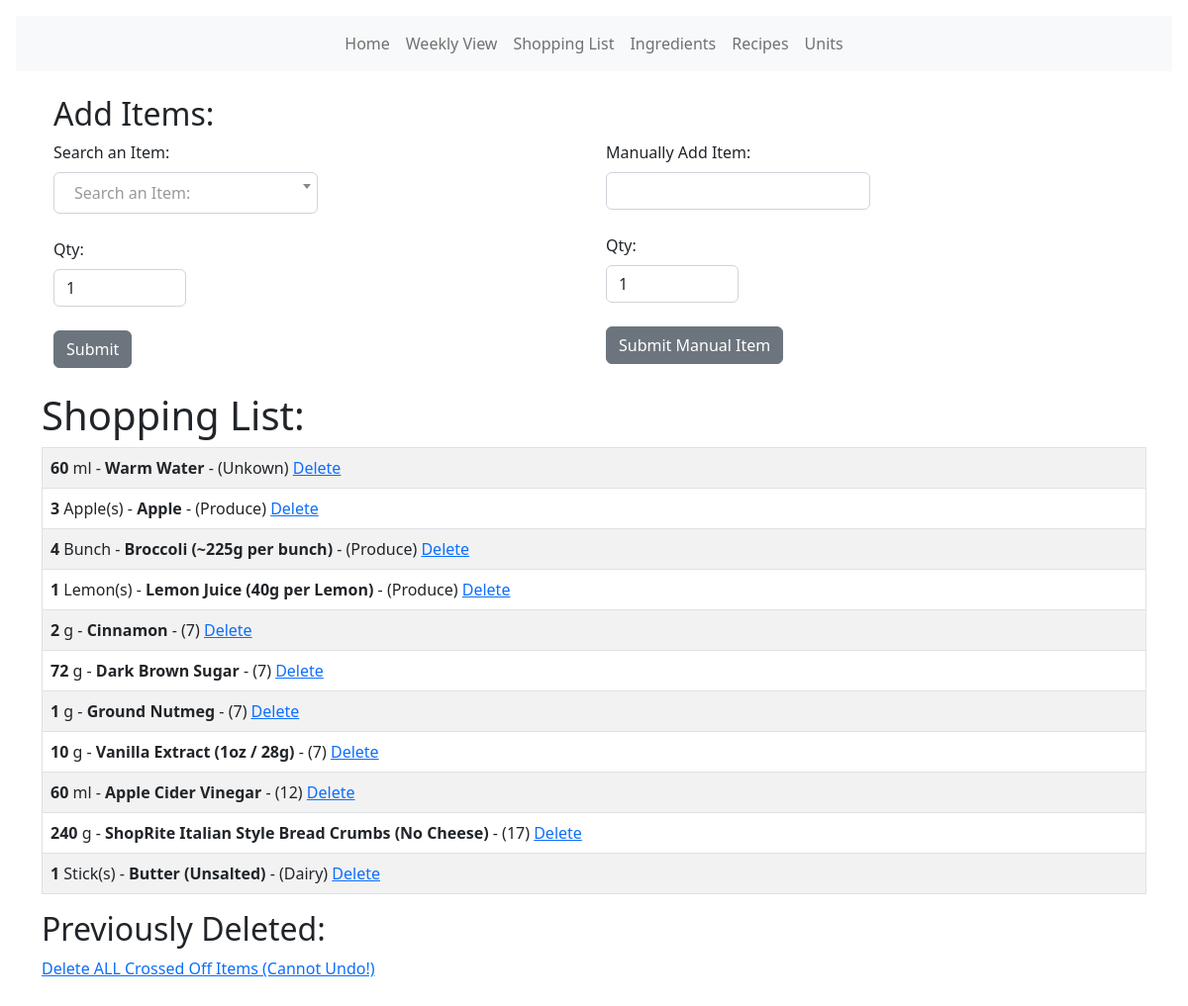
Page /shopping/list on the earlier database version.
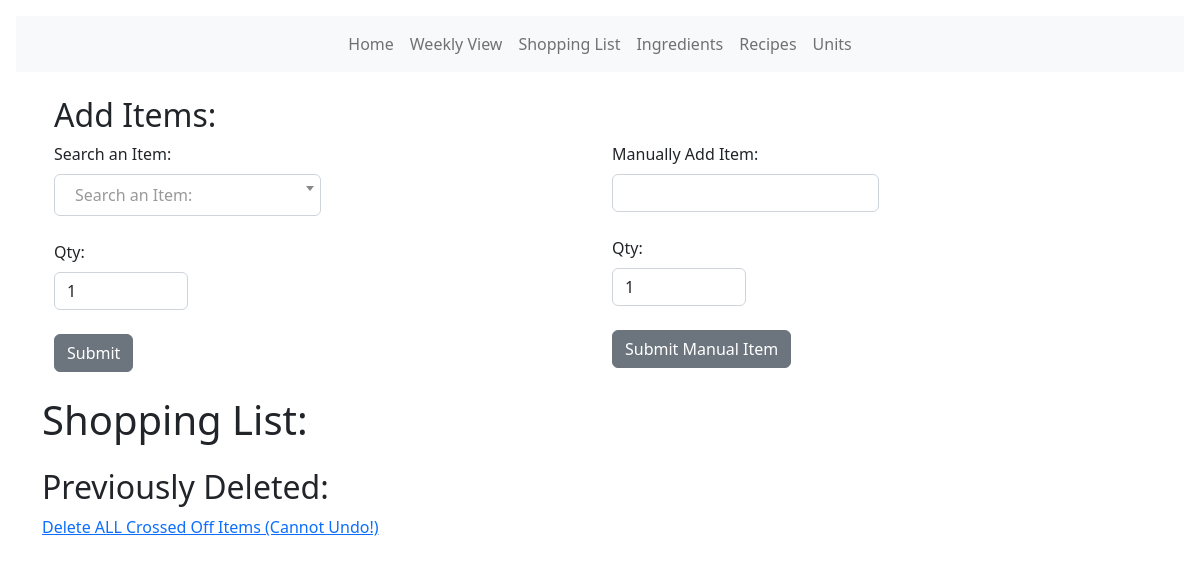
Same page on the later database version.
### models.py (models this page shows, shortened)
class Shopping(db.Model):
    id = db.Column(db.Integer, primary_key=True)
    qty = db.Column(db.Float)
    unit_name = db.Column(db.String(30))
    ingredient_name = db.Column(db.String(120))
    aisle_name = db.Column(db.String(30))
    aisle_id = db.Column(db.Integer)
    day_label = db.Column(db.String(10))
    for_recipe = db.Column(db.String(120))

### main.py (the view, shortened to what this page needs)
@app.route("/shopping/list", methods=["GET", "POST"])
def list():
    deleted_items = (
        Dshopping.query.with_entities(
            Dshopping.ingredient_name,
            Dshopping.qty,
            Dshopping.unit_name,
            Dshopping.aisle_name,
            Dshopping.aisle_id,
            func.sum(Dshopping.qty).label("dtotal"),
        )
        .group_by(Dshopping.ingredient_name)
        .order_by(Dshopping.id.desc())
        .limit(100)
        .all()
    )
    our_add = (
        Shopping.query.with_entities(
            Shopping.id,
            Shopping.ingredient_name,
            Shopping.qty,
            Shopping.unit_name,
            Shopping.aisle_name,
            Shopping.aisle_id,
            func.sum(Shopping.qty).label("total"),
        )
        .group_by(Shopping.ingredient_name)
        .order_by(Shopping.aisle_id)
        .all()
    )
    names = db.session.query(Ingredient.name).order_by(Ingredient.name)
    names = [i[0] for i in names]
    form = ShoppingForm()
    form.name.choices = [("")] + [(name) for name in names]
    form2 = ManualShoppingForm()
    if form2.validate_on_submit():
        update = Shopping(
            ingredient_name=form2.item.data,
            qty=form2.bqty.data,
            unit_name="",
            aisle_name="Unknown",
            aisle_id=0,
        )
        db.session.add(update)
        db.session.commit()
        our_add = (
            Shopping.query.with_entities(
                Shopping.id,
                Shopping.ingredient_name,
                Shopping.qty,
                Shopping.unit_name,
                Shopping.aisle_name,
                Shopping.aisle_id,
                func.sum(Shopping.qty).label("total"),
            )
            .group_by(Shopping.ingredient_name)
            .order_by(Shopping.aisle_id)
            .all()
        )
        deleted_items = (
            Dshopping.query.with_entities(
                Dshopping.ingredient_name,
                Dshopping.qty,
                Dshopping.unit_name,
                Dshopping.aisle_name,
                Dshopping.aisle_id,
                func.sum(Dshopping.qty).label("dtotal"),
            )
            .group_by(Dshopping.ingredient_name)
            .order_by(Dshopping.id.desc())
            .limit(100)
            .all()
        )
        return render_template(
            "shopping/list.html",
            form=form,
            form2=form2,
            name=name,
            our_add=our_add,
            deleted_items=deleted_items,
        )
    else:
        return render_template(
            "shopping/list.html",
            form=form,
            form2=form2,
            name=name,
            our_add=our_add,
            deleted_items=deleted_items,
        )

### forms.py
class ShoppingForm(FlaskForm):
    aqty = DecimalField("Qty:", validators=[validators.InputRequired()])
    name = SelectField(
        "Search an Item:",
        validators=[validators.InputRequired()],
        validate_choice=False,
    )
    submit = SubmitField("Submit")

class ManualShoppingForm(FlaskForm):
    bqty = DecimalField("Qty:", validators=[validators.InputRequired()])
    item = StringField("Manually Add Item:", validators=[validators.DataRequired()])
    submit1 = SubmitField("Submit Manual Item")

### templates/shopping/list.html (shortened to what this page needs)
<!DOCTYPE html>
<html lang="en">
  <head>
    <link
      href="{{ url_for('static', filename='css/select2.css') }}"
      rel="stylesheet"
    />
    {% extends 'base.html' %} {% block content %}
  </head>
  <body>
    <br />
  <div class="container">
      <h2>Add Items:</h2>
    <div class="row">
      <div class="col-sm">
        <form method="POST">
            {{ form.hidden_tag() }} {{ form.name.label(class="form-label") }} <br>{{ form.name }}
            <br />
            <br />
            {{ form.hidden_tag() }}{{ form.aqty.label(class="form-label") }} {{
            form.aqty(class="form-control w-25", value=1) }}
            <br />
            {{ form.submit(class="btn btn-secondary") }}
        </form>
      </div>
      <br />
        <div class="col-sm">
          <form method="POST">
            {{ form2.hidden_tag() }} {{ form2.item.label(class="form-label") }}
            <br />
            {{ form2.item(class="form-control w-50") }} <br> {{ form2.hidden_tag()}}
            {{ form2.bqty.label(class="form-label") }} {{
            form2.bqty(class="form-control w-25", value=1) }}
            <br />
            {{ form2.submit1(class="btn btn-secondary") }}
          </form>
        </div>
      </div>
    </div>
    <br />
    <div class="container">
      <h1>Shopping List:</h1>
      <table class="table table-hover table-bordered table-striped">
        {% for shopping_list in our_add %}
        <tr>
          <td>
            <b>{{'%0.0f'|format(shopping_list.total|round(0, 'ceil')) }}</b> {{shopping_list.unit_name }} - <b>{{
            shopping_list.ingredient_name }}</b> - ({{ shopping_list.aisle_name }}) <a href="{{url_for('delete_shopping_item', id=shopping_list.id)}}">
              Delete</a
          </td>
        </tr>
        {% endfor %}
      </table>
    </div>
    <div class="container">
      <h2>Previously Deleted:</h2>
      <a href="{{url_for('delete_all_checked_items') }}">
        Delete ALL Crossed Off Items (Cannot Undo!)</a>
    </div>
  </body>
  {% endblock %}

### templates/base.html (shortened to what this page needs)
<!DOCTYPE html>
<html lang="en">
  <head>
    <link
      href="{{ url_for('static', filename='css/bs.css') }}"
      rel="stylesheet"
    />
    <link
      href="{{ url_for('static', filename='css/style.css') }}"
      rel="stylesheet"
    />
  </head>
  <body>
    {% include 'navbar.html' %}
    <div class="container">{% block content %} {% endblock %}</div>
  </body>
</html>

### templates/navbar.html (shortened to what this page needs)
<!DOCTYPE html>
<html lang="en">
  <head>
    <link
      href="https://cdn.jsdelivr.net/npm/bootstrap@5.2.0/dist/css/bootstrap.min.css"
      rel="stylesheet"
    />
    <link
      href="https://getbootstrap.com/docs/5.2/assets/css/docs.css"
      rel="stylesheet"
    />
  </head>
  <body class="p-3 m-0 border-0 bd-example">
    <nav class="navbar navbar-expand-lg bg-light d-print-none">
      <div class="container-fluid">
        <div class="collapse navbar-collapse" id="navbarTogglerDemo01">
          <ul class="navbar-nav mx-auto mb-2 mb-lg-0">
            <li class="nav-item">
              <a class="nav-link" href="{{ url_for('index') }}">Home</a>
            </li>
            <li class="nav-item">
              <a class="nav-link" href="{{ url_for('weekly_view') }}">Weekly View</a>
            </li>
            <li class="nav-item">
              <a class="nav-link" href="{{ url_for('list') }}">Shopping List</a>
            <li class="nav-item">
              <a class="nav-link" href="{{ url_for('ingredient_page') }}">Ingredients</a>
            </li>
            <li class="nav-item">
              <a class="nav-link" href="{{ url_for('recipe_list') }}">Recipes</a>
            </li>
            <li class="nav-item">
              <a class="nav-link" href="{{ url_for('unit_page') }}">Units</a>
            </li>
            </li>
          </ul>
        </div>
      </div>
    </nav>
  </body>
</html>

Differences in the rows shown:
removed Shopping: total "60", unit_name "ml", ingredient_name "Warm Water", aisle_name "Unkown"
removed Shopping: total "3", unit_name "Apple(s)", ingredient_name "Apple", aisle_name "Produce"
removed Shopping: total "4", unit_name "Bunch", ingredient_name "Broccoli (~225g per bunch)", aisle_name "Produce"
removed Shopping: total "1", unit_name "Lemon(s)", ingredient_name "Lemon Juice (40g per Lemon)", aisle_name "Produce"
removed Shopping: total "2", unit_name "g", ingredient_name "Cinnamon", aisle_name "7"
removed Shopping: total "72", unit_name "g", ingredient_name "Dark Brown Sugar", aisle_name "7"
removed Shopping: total "1", unit_name "g", ingredient_name "Ground Nutmeg", aisle_name "7"
removed Shopping: total "10", unit_name "g", ingredient_name "Vanilla Extract (1oz / 28g)", aisle_name "7"
removed Shopping: total "60", unit_name "ml", ingredient_name "Apple Cider Vinegar", aisle_name "12"
removed Shopping: total "240", unit_name "g", ingredient_name "ShopRite Italian Style Bread Crumbs (No Cheese)", aisle_name "17"
removed Shopping: total "1", unit_name "Stick(s)", ingredient_name "Butter (Unsalted)", aisle_name "Dairy"
